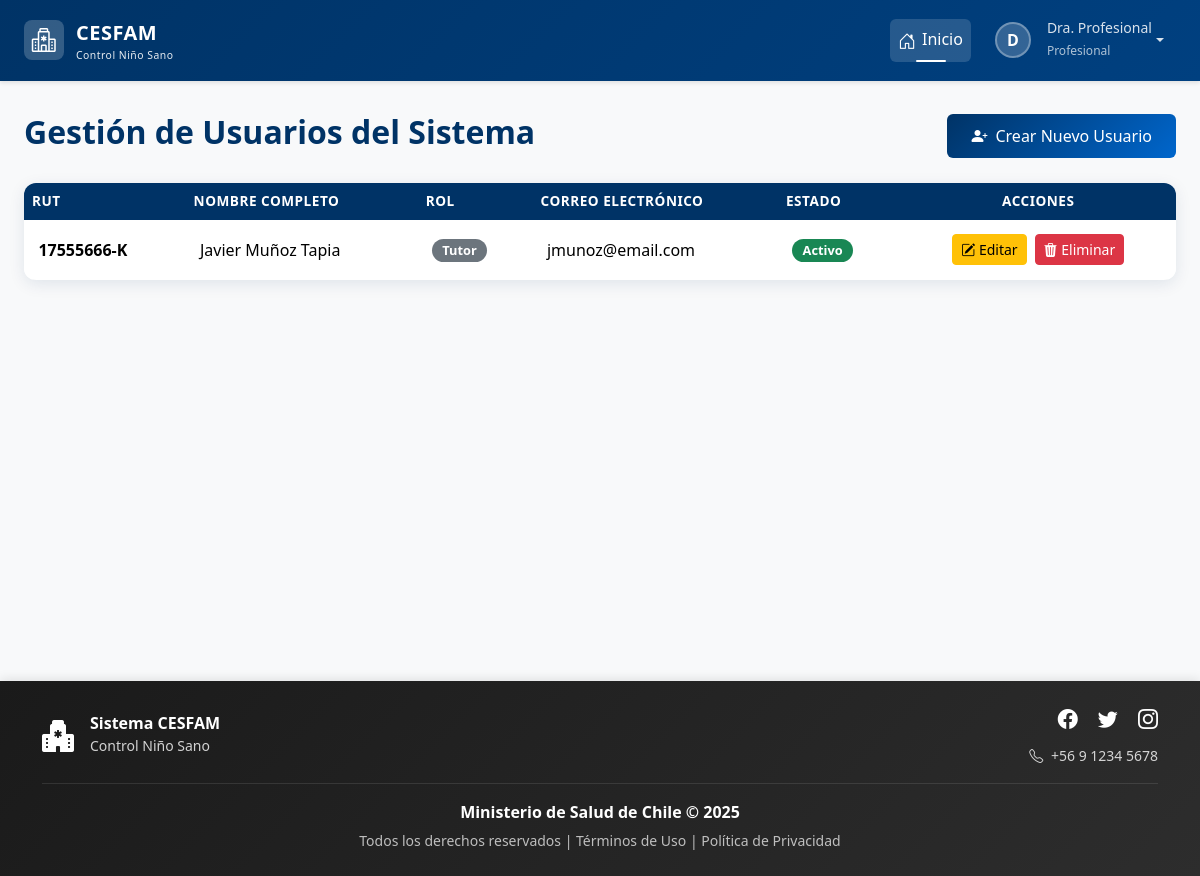
The page /usuarios/ (signed in) on the database as committed earlier.
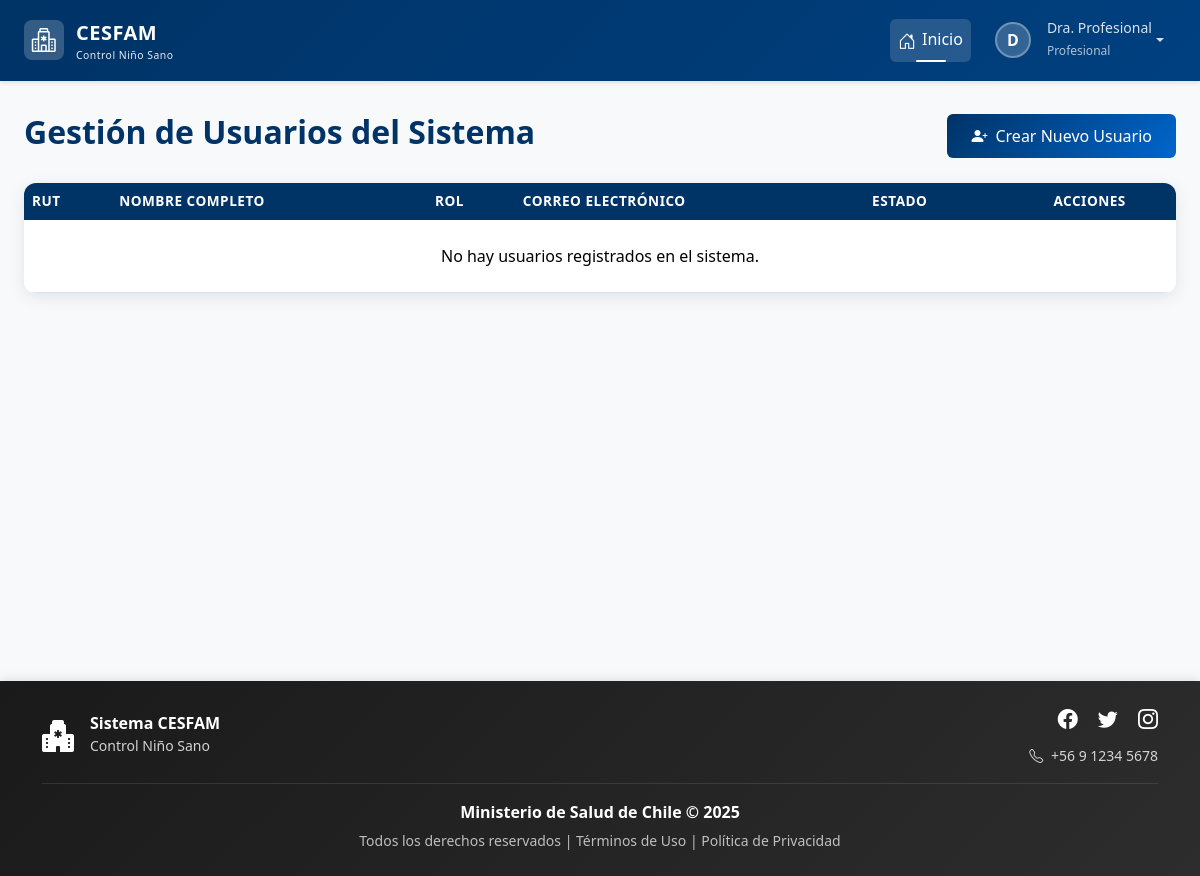
The same page on the database as committed later.
### login/models.py (models this page shows, shortened)
class Usuario(AbstractBaseUser, PermissionsMixin):
    rut = models.CharField(max_length=10, unique=True)
    nombre_completo = models.CharField(max_length=200)
    email = models.EmailField(unique=True)
    rol = models.ForeignKey(Rol, on_delete=models.PROTECT)
    clave_temporal = models.BooleanField(default=False)
    nombre_completo_norm = models.CharField(
        max_length=200,
        editable=False,
        db_index=True
    )
    activo = models.BooleanField(default=True)
    is_staff = models.BooleanField(default=False) # Necesario para el admin de Django
    fecha_creacion = models.DateTimeField(default=timezone.now)
    objects = UsuarioManager()
    USERNAME_FIELD = 'rut'
    REQUIRED_FIELDS = ['nombre_completo', 'email']

class Rol(models.Model):
    id = models.AutoField(primary_key=True)
    nombre_rol = models.CharField(max_length=30, unique=True)
    descripcion = models.CharField(max_length=200)

### login/views.py (the view)
@login_required
def listar_usuarios(request):
    user = request.user
    rol_usuario_actual = user.rol.nombre_rol.lower()
    nombre_query = request.GET.get('nombre', '')
    rut_query = request.GET.get('rut', '')
    lista_usuarios = Usuario.objects.none()
    if rol_usuario_actual == 'administrador':
        lista_usuarios = Usuario.objects.select_related('rol').exclude(pk=user.pk)
    elif rol_usuario_actual == 'profesional':
        lista_usuarios = Usuario.objects.select_related('rol').filter(rol__nombre_rol__iexact='tutor')
    if nombre_query:
        nombre_query_norm = unidecode(nombre_query).lower()
        lista_usuarios = lista_usuarios.filter(
            nombre_completo_norm__icontains=nombre_query_norm
        )
    if rut_query:
        lista_usuarios = lista_usuarios.filter(rut__icontains=rut_query)
    contexto = {
        'usuarios': lista_usuarios.order_by('nombre_completo'),
        'rol_usuario': rol_usuario_actual, # Pasa el rol para lógica en template si es necesario
        'nombre_query': nombre_query,
        'rut_query': rut_query,
    }
    return render(request, 'authentication/listar_usuarios.html', contexto)

### login/templates/authentication/listar_usuarios.html (shortened to what this page needs)
{% extends 'base.html' %}
{% load static %}
{% block extra_css %}
    <link rel="stylesheet" href="{% static 'css/estilolistas.css' %}">
{% endblock %}
{% block content %}
<div class="page-header d-flex justify-content-between align-items-center mb-4">
    <h2>Gestión de Usuarios del Sistema</h2>
    <a href="{% url 'crear_usuario' %}" class="btn btn-cesfam">
        <i class="bi bi-person-plus-fill me-2"></i>Crear Nuevo Usuario
    </a>
</div>
<div class="card table-card">
    <div class="card-body p-0">
        <div class="table-responsive">
            <table class="table table-hover">
                <thead>
                    <tr>
                        <th>RUT</th>
                        <th>Nombre Completo</th>
                        <th>Rol</th>
                        <th>Correo Electrónico</th>
                        <th>Estado</th>
                        <th class="text-center">Acciones</th>
                    </tr>
                </thead>
                <tbody>
                    {% for usuario in usuarios %}
                        <tr class="animate-row" style="--i: {{ forloop.counter0 }};">
                            <td><strong>{{ usuario.rut }}</strong></td>
                            <td>{{ usuario.nombre_completo }}</td>
                            <td>
                                {% if usuario.rol.nombre_rol|lower == 'administrador' %}
                                    <span class="badge badge-admin">{{ usuario.rol.nombre_rol }}</span>
                                {% elif usuario.rol.nombre_rol|lower == 'profesional' %}
                                    <span class="badge badge-profesional">{{ usuario.rol.nombre_rol }}</span>
                                {% else %}
                                    <span class="badge badge-tutor">{{ usuario.rol.nombre_rol }}</span>
                                {% endif %}
                            </td>
                            <td>{{ usuario.email }}</td>
                            <td>
                                {% if usuario.activo %}
                                    <span class="badge badge-activo">Activo</span>
                                {% else %}
                                    <span class="badge badge-inactivo">Inactivo</span>
                                {% endif %}
                            </td>
                            <td class="text-center">
                                <div class="action-buttons justify-content-center">
                                    <a href="{% url 'editar_usuario' usuario.pk %}" class="btn btn-sm btn-warning">
                                        <i class="bi bi-pencil-square"></i> Editar
                                    </a>
                                    <a href="{% url 'eliminar_usuario' usuario.pk %}" class="btn btn-sm btn-danger">
                                        <i class="bi bi-trash3-fill"></i> Eliminar
                                    </a>
                                </div>
                            </td>
                        </tr>
                    {% empty %}
                        <tr>
                            <td colspan="6" class="text-center p-4">No hay usuarios registrados en el sistema.</td>
                        </tr>
                    {% endfor %}
                </tbody>
            </table>
        </div>
    </div>
</div>
{% endblock %}

Rows that differ between the two databases and show on the page:
removed Usuario: rut "17555666-K", nombre_completo "Javier Muñoz Tapia", rol.nombre_rol "Tutor", email "jmunoz@email.com", activo "Activo"
Other text that changed with them:
text now shown: "No hay usuarios registrados en el sistema."
